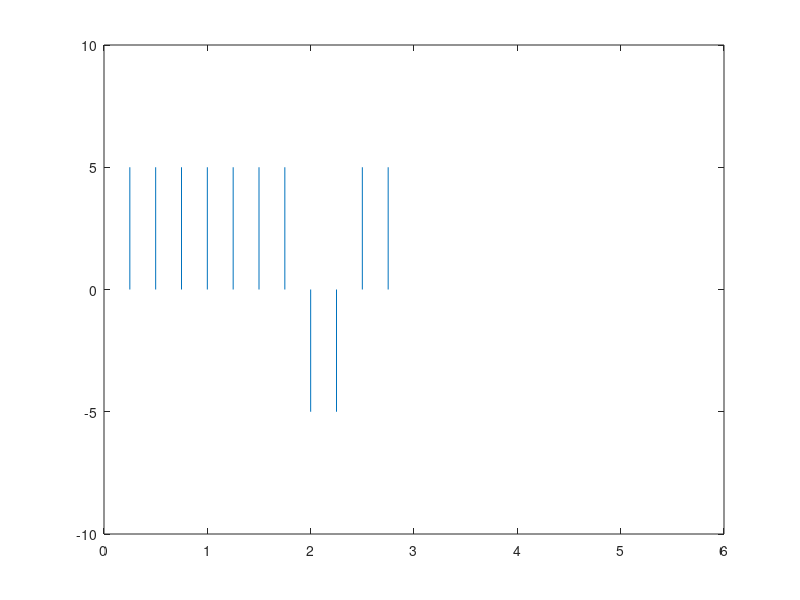

Write MATLAB code to recreate this figure.
clear;
data = [0,0,0,0,1,0];

k=1;
t=0;
bitrate=0.5;
sign = 1;
Time=length(data);
samplesize = 100000;

prompt = 'What is the voltage? ';
voltage = input(prompt);

for j=1:length(data)
    for i=0:(1/samplesize):bitrate/2.0
        time(k) = i+t;
        if data(j)== 1
            result(k) = -sign * voltage;
        else
            result(k) = sign * voltage;
        end
        k = k+1;
    end
    for p=i:1/samplesize:bitrate
        time(k)=t+p;
        result(k)=0;
        k=k+1;
    end
    t= time(k-1);
end;

title('RZ');
plot(time,result);
axis([0 Time -2*voltage 2*voltage]);

% demodulation
x = 1;
in = 1;
for i = 1:length(time)
    if time(i) > x*bitrate
        x = x + 1;
        if result(i)/voltage>0
            ans_bits(x)=0;
        else
            ans_bits(x)=1;
        end
    end
end;

disp(data);
disp('Demodulation : ')
disp(ans_bits);